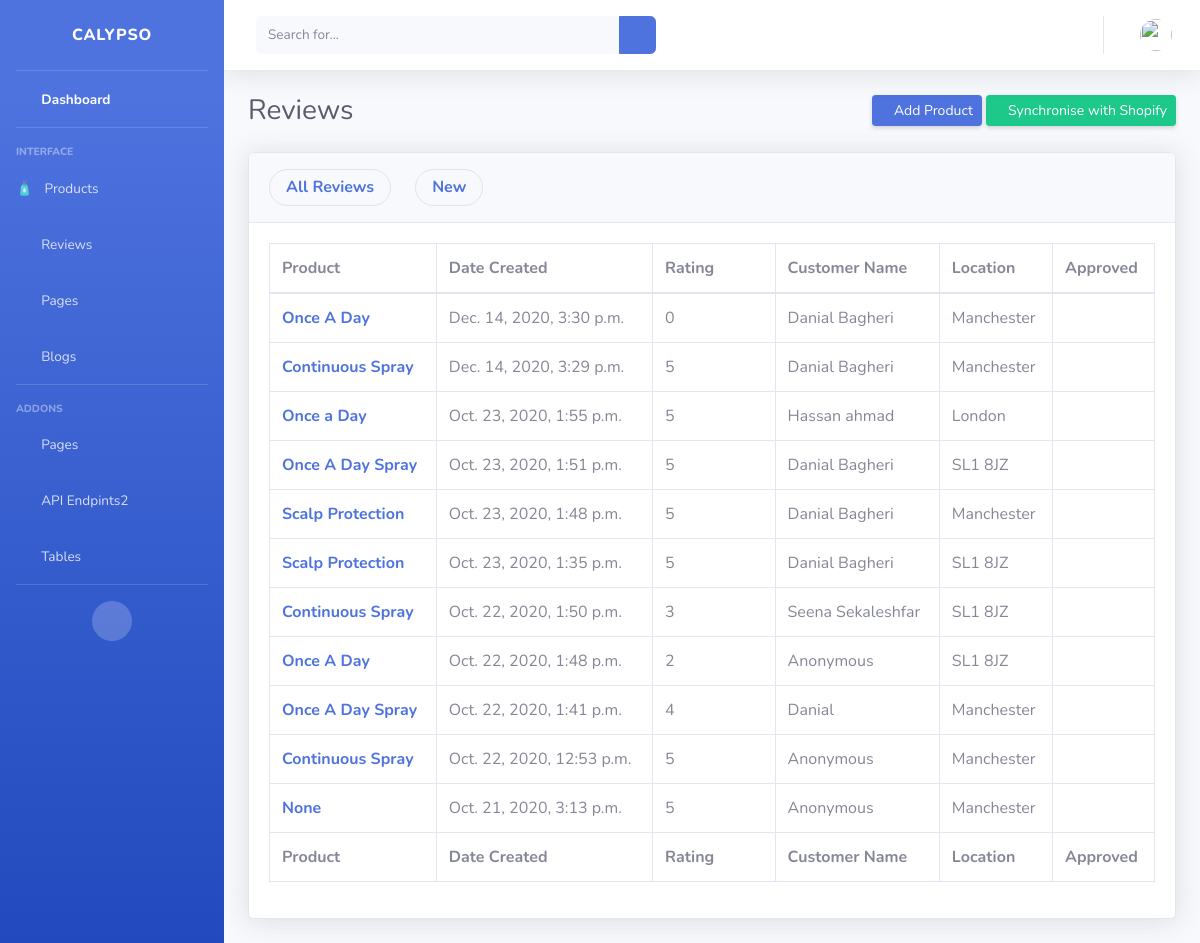
/dashboard/reviews/ (signed in), run on the app's committed database.
### review/models.py (models this page shows, shortened)
class Review(models.Model):
    product = models.ForeignKey(
        Product, null=True, on_delete=models.SET_NULL)
    user = models.ForeignKey(User, verbose_name="user",
                             blank=True, null=True, on_delete=models.SET_NULL)
    customer_name = models.CharField(max_length=200, blank=True, null=True)
    customer_email = models.EmailField(max_length=254, blank=True, null=True)
    location = models.CharField(max_length=200, blank=True, null=True)
    source = models.CharField(max_length=200, blank=True, null=True)
    score = models.PositiveIntegerField()
    approved = models.BooleanField(default=False)
    recommended = models.BooleanField(default=False)
    title = models.CharField(max_length=200, blank=True, null=True)
    comment = models.TextField(blank=True)
    ip_address = models.GenericIPAddressField(blank=True, null=True)
    date_created = models.DateTimeField(auto_now_add=True)
    like = models.PositiveIntegerField(default=0, blank=True, null=True)
    dislike = models.PositiveIntegerField(default=0, blank=True, null=True)
    reply = models.ManyToManyField(
        Reply, related_name="review", verbose_name="Replies", blank=True)
    class Meta:
        ordering = ("-date_created",)
    @ property
    def name(self):
        if self.user is not None:
            return self.user.get_full_name()
        elif self.customer_name is None:
            return "Anonymous"
        else:
            return self.customer_name

### product/models.py (models this page shows, shortened)
class Product(models.Model):
    name = models.CharField(_('name'), max_length=300)
    sub_title = models.CharField(_('sub title'), max_length=300)
    slug = models.SlugField(_("slug"), unique=True)
    description = models.TextField(blank=True, null=True)
    direction_of_use = models.TextField(blank=True, null=True)
    tags = models.ManyToManyField("Tag", verbose_name=_("tags"), blank=True)
    keyword = models.ManyToManyField("Keyword", verbose_name=_("keywords"), blank=True)
    types = models.ManyToManyField(
        "ProductType", verbose_name=_("types"), blank=True)
    top_seller = models.BooleanField(default=False)
    def __str__(self):
        return self.name

### dashboard/views.py (the view)
# urls.py: path('reviews/', ReviewList.as_view(), name="reviews"),
class ReviewList(StaffRequiredMixin, ListView):
    model = Review
    context_object_name = 'reviews'
    template_name = 'dashboard/reviews/list.html'

### dashboard/views.py (called while the page is built)
    def test_func(self):
        return self.request.user.is_staff

### templates/dashboard/reviews/list.html
{% extends "dashboard/admin-base.html" %} {% load static %}
{% block content %}
<div class="container-fluid">
  <div class="d-sm-flex align-items-center justify-content-between mb-4">
    <h1 class="h3 mb-0 text-gray-800">Reviews</h1>
    <div>
      <a
        href="#"
        class="d-none d-sm-inline-block btn btn-sm btn-primary shadow-sm"
      >
        <i class="fas fa-download fa-sm text-white-50"></i>
        Add Product
      </a>
      <a
        href="{% url "dashboard:shopify-sync" %}"
        class="d-none d-sm-inline-block btn btn-sm btn-success shadow-sm"
      >
        <i class="fas fa-sync fa-sm text-white-50"></i>
        Synchronise with Shopify
      </a>
    </div>
  </div>
  <div class="card shadow mb-4">
    <div class="card-header py-3">
      <a href="{% url "dashboard:reviews" %}" style="float:left;" class="nav-link mr-4 panel-tab">
      <h6 class="m-0 font-weight-bold text-primary">All Reviews</h6>
      </a>
      <a href="{% url "dashboard:products" %}?top=yes" style="float:left;" class="nav-link mr-4 panel-tab">
      <h6 class="m-0 font-weight-bold text-primary">New</h6>
      </a>
    </div>
    <div class="card-body">
      <div class="table-responsive">
        <table
          class="table table-bordered table-hover"
          id="dataTable"
          width="100%"
          cellspacing="0"
        >
          <thead>
            <tr>
              <th scope="col">Product</th>
              <th scope="col">Date Created</th>
              <th scope="col">Rating</th>
              <th scope="col">Customer Name</th>
              <th scope="col">Location</th>
              <th scope="col">Approved</th>
            </tr>
          </thead>
          <tfoot>
            <tr>
              <th scope="col">Product</th>
              <th scope="col">Date Created</th>
              <th scope="col">Rating</th>
              <th scope="col">Customer Name</th>
              <th scope="col">Location</th>
              <th scope="col">Approved</th>
            </tr>
          </tfoot>
          <tbody>
            {% for review in reviews %}
            <tr>
              <th scope="row"><a href="{% url "dashboard:review-edit" review.pk %}">{{ review.product  }}</a></th>
              <td>{{ review.date_created }}</td>
              <td>
                {{ review.score }}
                {%for i in  "1"|ljust:review.score|make_list %}
                <i class="text-danger fas fa-star"></i>
                {% endfor %}
              </td>
              <td>{{ review.name }}</td>
              <td>{{ review.location }}</td>
              <td>
                {% if review.approved %}
                    <i class="text-success fas fa-check-circle"></i>
                {% else %}
                    <i class="text-warning fas fa-times-circle"></i>
                {% endif%}
            </td>
            </tr>
            {% endfor %}
          </tbody>
        </table>
      </div>
    </div>
  </div>
</div>
{% endblock %}

### data on the page
Review: product "Once A Day", date_created "Dec. 14, 2020, 3:30 p.m.", score "0", name "Danial Bagheri", location "Manchester", approved True (drawn)
Review: product "Continuous Spray", date_created "Dec. 14, 2020, 3:29 p.m.", score "5", name "Danial Bagheri", location "Manchester", approved False (drawn)
Review: product "Once a Day", date_created "Oct. 23, 2020, 1:55 p.m.", score "5", name "Hassan ahmad", location "London", approved True (drawn)
Review: product "Once A Day Spray", date_created "Oct. 23, 2020, 1:51 p.m.", score "5", name "Danial Bagheri", location "SL1 8JZ", approved True (drawn)
Review: product "Scalp Protection", date_created "Oct. 23, 2020, 1:48 p.m.", score "5", name "Danial Bagheri", location "Manchester", approved False (drawn)
Review: product "Scalp Protection", date_created "Oct. 23, 2020, 1:35 p.m.", score "5", name "Danial Bagheri", location "SL1 8JZ", approved False (drawn)
Review: product "Continuous Spray", date_created "Oct. 22, 2020, 1:50 p.m.", score "3", name "Seena Sekaleshfar", location "SL1 8JZ", approved True (drawn)
Review: product "Once A Day", date_created "Oct. 22, 2020, 1:48 p.m.", score "2", name "Anonymous", location "SL1 8JZ", approved False (drawn)
Review: product "Once A Day Spray", date_created "Oct. 22, 2020, 1:41 p.m.", score "4", name "Danial", location "Manchester", approved False (drawn)
Review: product "Continuous Spray", date_created "Oct. 22, 2020, 12:53 p.m.", score "5", name "Anonymous", location "Manchester", approved True (drawn)
Review: product "None", date_created "Oct. 21, 2020, 3:13 p.m.", score "5", name "Anonymous", location "Manchester", approved False (drawn)
